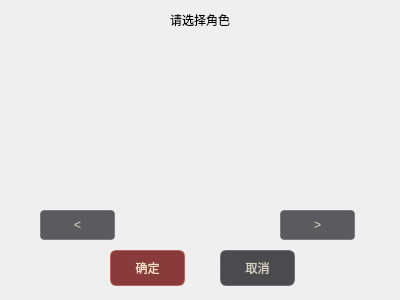
<?xml version="1.0" encoding="UTF-8"?>
<ui version="4.0">
 <class>RoleSelect</class>
 <widget class="QWidget" name="RoleSelect">
  <property name="geometry">
   <rect>
    <x>0</x>
    <y>0</y>
    <width>400</width>
    <height>300</height>
   </rect>
  </property>
  <property name="windowTitle">
   <string>Form</string>
  </property>
  <property name="styleSheet">
   <string notr="true"> QPushButton#confirm_btn {
        background-color: rgba(120, 30, 30, 220);
        color: #f5e0c3;
        border: 1px solid rgba(180, 80, 80, 180);
        border-radius: 6px;
        padding: 4px 12px;
        min-height: 26px;
    }
    QPushButton#confirm_btn:hover {
        background-color: rgba(145, 40, 40, 230);
        border-color: rgba(210, 100, 100, 200);
    }
    QPushButton#cancel_btn {
        background-color: rgba(40, 40, 45, 210);
        color: #d8d0c5;
        border: 1px solid rgba(90, 90, 95, 170);
        border-radius: 6px;
        padding: 4px 12px;
        min-height: 26px;
    }
    QPushButton#cancel_btn:hover {
        background-color: rgba(55, 55, 60, 225);
        border-color: rgba(115, 115, 120, 190);
    }
    QPushButton#left_btn, QPushButton#right_btn {
        background-color: rgba(50, 50, 55, 200);
        color: #e0d8cd;
        border: 1px solid rgba(100, 100, 105, 160);
        border-radius: 4px;
        padding: 3px 8px;
        min-height: 22px;
    }
    QPushButton#left_btn:hover, QPushButton#right_btn:hover {
        background-color: rgba(65, 65, 70, 215);
        border-color: rgba(125, 125, 130, 180);
    }</string>
  </property>
  <widget class="QLabel" name="label_choose">
   <property name="geometry">
    <rect>
     <x>170</x>
     <y>10</y>
     <width>61</width>
     <height>20</height>
    </rect>
   </property>
   <property name="cursor">
    <cursorShape>ArrowCursor</cursorShape>
   </property>
   <property name="text">
    <string>请选择角色</string>
   </property>
  </widget>
  <widget class="QLabel" name="label_roleimg">
   <property name="geometry">
    <rect>
     <x>130</x>
     <y>40</y>
     <width>131</width>
     <height>191</height>
    </rect>
   </property>
   <property name="text">
    <string/>
   </property>
   <property name="scaledContents">
    <bool>true</bool>
   </property>
  </widget>
  <widget class="QPushButton" name="left_btn">
   <property name="geometry">
    <rect>
     <x>40</x>
     <y>210</y>
     <width>75</width>
     <height>30</height>
    </rect>
   </property>
   <property name="text">
    <string>&lt;</string>
   </property>
  </widget>
  <widget class="QPushButton" name="right_btn">
   <property name="geometry">
    <rect>
     <x>280</x>
     <y>210</y>
     <width>75</width>
     <height>30</height>
    </rect>
   </property>
   <property name="text">
    <string>&gt;</string>
   </property>
  </widget>
  <widget class="QPushButton" name="confirm_btn">
   <property name="geometry">
    <rect>
     <x>110</x>
     <y>250</y>
     <width>75</width>
     <height>36</height>
    </rect>
   </property>
   <property name="text">
    <string>确定</string>
   </property>
  </widget>
  <widget class="QPushButton" name="cancel_btn">
   <property name="geometry">
    <rect>
     <x>220</x>
     <y>250</y>
     <width>75</width>
     <height>36</height>
    </rect>
   </property>
   <property name="text">
    <string>取消</string>
   </property>
  </widget>
  <widget class="QLabel" name="label_bg">
   <property name="enabled">
    <bool>true</bool>
   </property>
   <property name="geometry">
    <rect>
     <x>0</x>
     <y>-10</y>
     <width>401</width>
     <height>331</height>
    </rect>
   </property>
   <property name="text">
    <string/>
   </property>
   <property name="pixmap">
    <pixmap>images/label_roleditu.png</pixmap>
   </property>
   <property name="scaledContents">
    <bool>true</bool>
   </property>
  </widget>
  <zorder>label_bg</zorder>
  <zorder>label_choose</zorder>
  <zorder>label_roleimg</zorder>
  <zorder>left_btn</zorder>
  <zorder>right_btn</zorder>
  <zorder>confirm_btn</zorder>
  <zorder>cancel_btn</zorder>
 </widget>
 <resources/>
 <connections/>
</ui>
